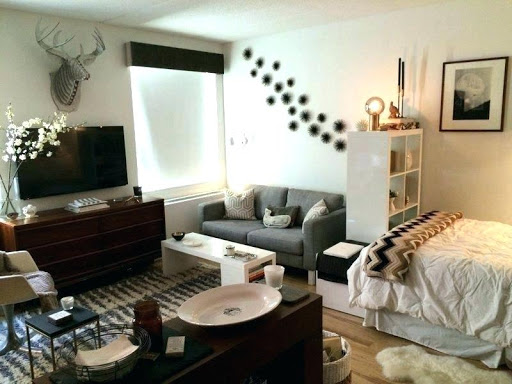
#> input picture Google_Cloud_API/sample_input.jpg, 512 x 384 px, given in place of the camera
$ jupyter execute Object_Tracking_using_ColorSpaces.ipynb   (text cells are left out)
#> lines starting #> are read from the running program, lines starting #| are printed output that depends on the picture; after the words box and inside, x2 and y2 are one past the last pixel; in counts of white or black regions, pixels touching at a corner belong together
[cell 1]
import cv2
import numpy as np

[cell 2]
if __name__ == '__main__':
    cap=cv2.VideoCapture(0)
    while True:

        _,frame = cap.read()
#> frame is the input picture: shape (384, 512, 3); mean B, G, R 124.4, 140.5, 144.2
        scaling_factor=0.5

        cv2.resize(frame,None,fx=scaling_factor,fy=scaling_factor,interpolation=cv2.INTER_AREA)
        hsv=cv2.cvtColor(frame,cv2.COLOR_BGR2HSV)
#> hsv: shape (384, 512, 3); mean H, S, V 36.7, 64.8, 147.6

        lower=np.array([0,48,80])
        upper=np.array([20,255,255])
        mask=cv2.inRange(hsv,lower,upper)
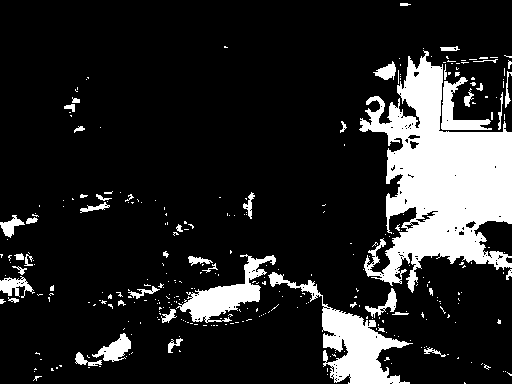
#> mask: shape (384, 512); 15.5% white; 314 white regions (265 under 20 px), largest, box (x1, y1, x2, y2) and area: (359, 50, 512, 293) 18185, (268, 272, 413, 384) 4249, (176, 254, 276, 323) 2269

        img_bitwise_and=cv2.bitwise_and(frame,frame,mask=mask)
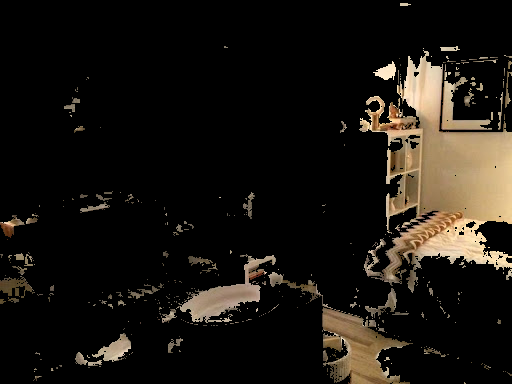
#> img_bitwise_and: shape (384, 512, 3); mean B, G, R 17, 22.4, 26.4
        img_median_blurred=cv2.medianBlur(img_bitwise_and,5)
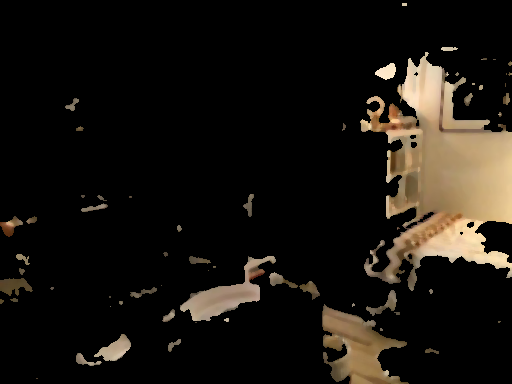
#> img_median_blurred: shape (384, 512, 3); mean B, G, R 15.9, 21.2, 25.3

        cv2.imshow('Input',frame)
        cv2.imshow('Output',img_median_blurred)

        key=cv2.waitKey(5)
#> (key Esc is pressed here)
        if key == 27:
            break

    cv2.destroyAllWindows()
    cap.release()
